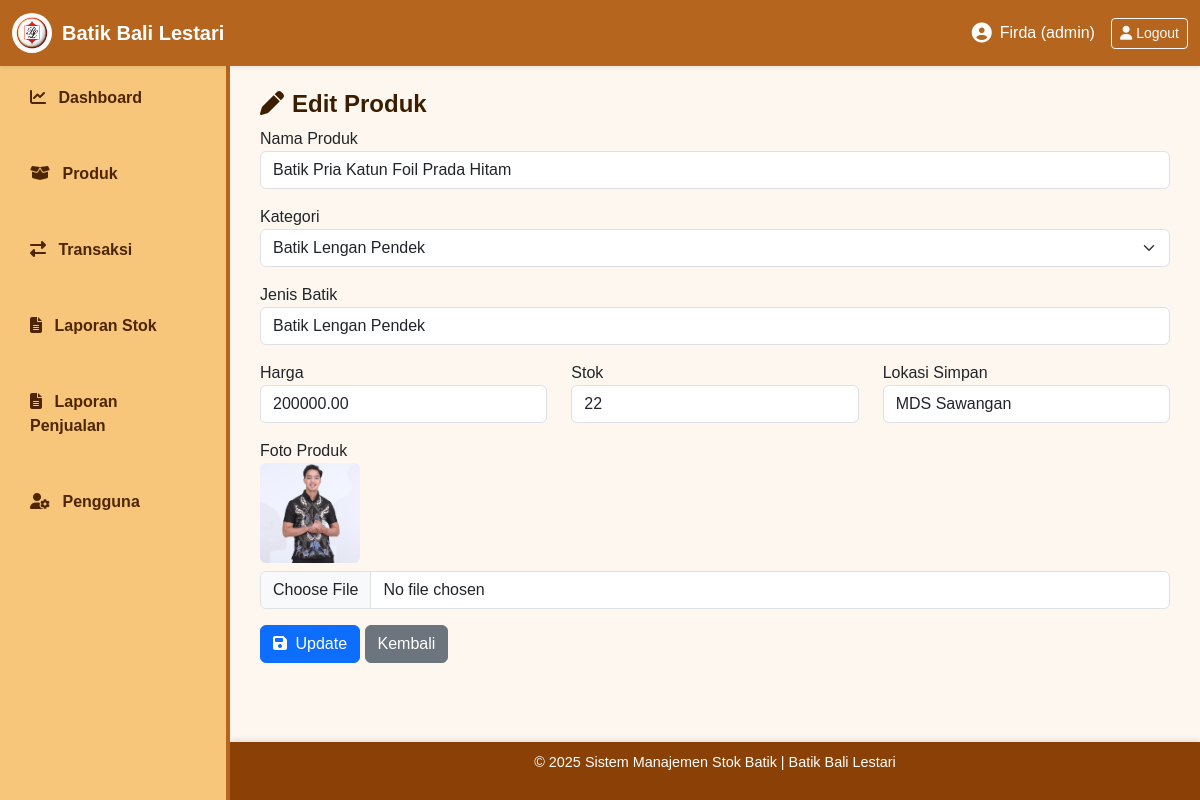
Screenshot of /views/produk/edit_produk.php?id=2 (signed in) with the database file from the repository.
### tables this page shows
CREATE TABLE `produk` (
  `id_produk` int(11) NOT NULL,
  `id_kategori` int(11) DEFAULT NULL,
  `kode_produk` varchar(50) NOT NULL,
  `nama_produk` varchar(100) NOT NULL,
  `jenis_batik` varchar(100) DEFAULT NULL,
  `harga` decimal(12,2) NOT NULL,
  `stok` int(11) DEFAULT 0,
  `lokasi_simpan` varchar(100) DEFAULT NULL,
  `foto_produk` varchar(255) DEFAULT NULL,
  `tanggal_ditambahkan` datetime DEFAULT current_timestamp()
);

CREATE TABLE `kategori` (
  `id_kategori` int(11) NOT NULL,
  `nama_kategori` varchar(100) NOT NULL,
  `deskripsi` text DEFAULT NULL
);

### views/produk/edit_produk.php (the view, shortened to what this page needs)
<?php
include '../../config/koneksi.php';
include '../includes/header.php';
$id = $_GET['id'];
$q = mysqli_query($conn, "SELECT * FROM produk WHERE id_produk='$id'");
$d = mysqli_fetch_assoc($q);
$kategori = mysqli_query($conn, "SELECT * FROM kategori ORDER BY nama_kategori ASC");
?>
<h4><i class="fa-solid fa-pen me-2"></i>Edit Produk</h4>
<form method="POST" enctype="multipart/form-data">
  <div class="mb-3">
    <label>Nama Produk</label>
    <input type="text" name="nama_produk" value="<?= htmlspecialchars($d['nama_produk']); ?>" class="form-control" required>
  </div>
  <div class="mb-3">
    <label>Kategori</label>
    <select name="id_kategori" class="form-select">
      <?php while($k=mysqli_fetch_assoc($kategori)): ?>
        <option value="<?= $k['id_kategori']; ?>" <?= $d['id_kategori']==$k['id_kategori']?'selected':''; ?>>
          <?= $k['nama_kategori']; ?>
        </option>
      <?php endwhile; ?>
    </select>
  </div>
  <div class="mb-3">
    <label>Jenis Batik</label>
    <input type="text" name="jenis_batik" value="<?= htmlspecialchars($d['jenis_batik']); ?>" class="form-control">
  </div>
  <div class="row mb-3">
    <div class="col-md-4">
      <label>Harga</label>
      <input type="number" name="harga" value="<?= $d['harga']; ?>" class="form-control">
    </div>
    <div class="col-md-4">
      <label>Stok</label>
      <input type="number" name="stok" value="<?= $d['stok']; ?>" class="form-control">
    </div>
    <div class="col-md-4">
      <label>Lokasi Simpan</label>
      <input type="text" name="lokasi_simpan" value="<?= htmlspecialchars($d['lokasi_simpan']); ?>" class="form-control">
    </div>
  </div>
  <div class="mb-3">
    <label>Foto Produk</label><br>
    <?php if($d['foto_produk']): ?>
      <img src="../../uploads/foto_produk/<?= $d['foto_produk']; ?>" width="100" class="mb-2 rounded">
    <?php endif; ?>
    <input type="file" name="foto_produk" class="form-control">
  </div>
  <button type="submit" name="update" class="btn btn-primary"><i class="fa-solid fa-save me-1"></i> Update</button>
  <a href="data_produk.php" class="btn btn-secondary">Kembali</a>
</form>
<?php include '../includes/footer.php'; ?>

### assets/css/style.css (style rules this page uses)
body { font-family: "Poppins", sans-serif; background-color: #fdf7ef; margin: 0; padding: 0; overflow-x: hidden; }
h1, h2, h3, h4, h5 { color: #3b1e00; font-weight: 600; }
a { text-decoration: none; }

### rows the page displays
produk: nama_produk "Batik Pria Katun Foil Prada Hitam", id_kategori "Batik Lengan Pendek", jenis_batik "Batik Lengan Pendek", harga "200000.00", stok "22", lokasi_simpan "MDS Sawangan", foto_produk (picture)

### other values shown
$_SESSION['nama_lengkap'] "Firda"
$_SESSION['role'] "admin"
